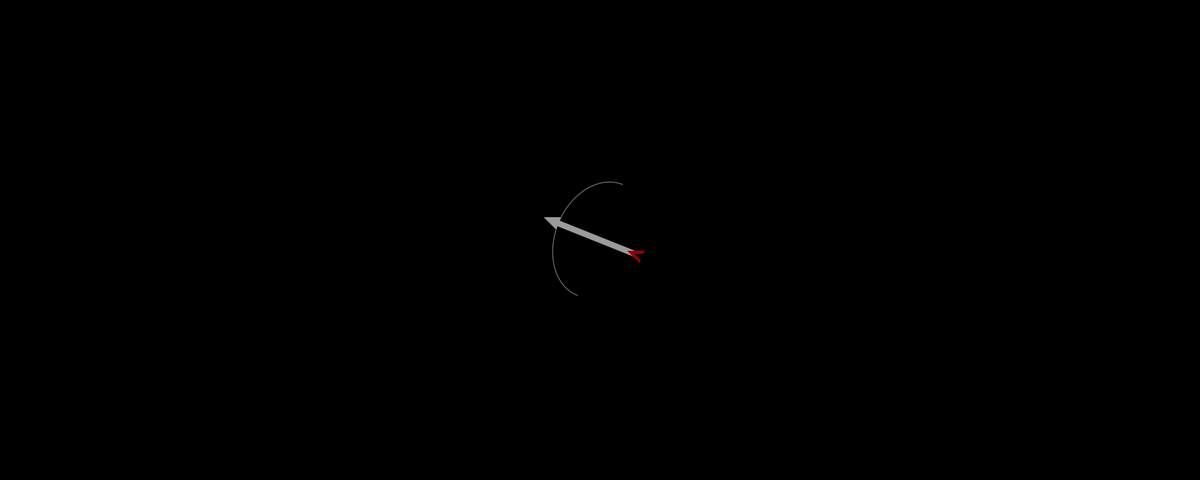
Frame 1 (no input)
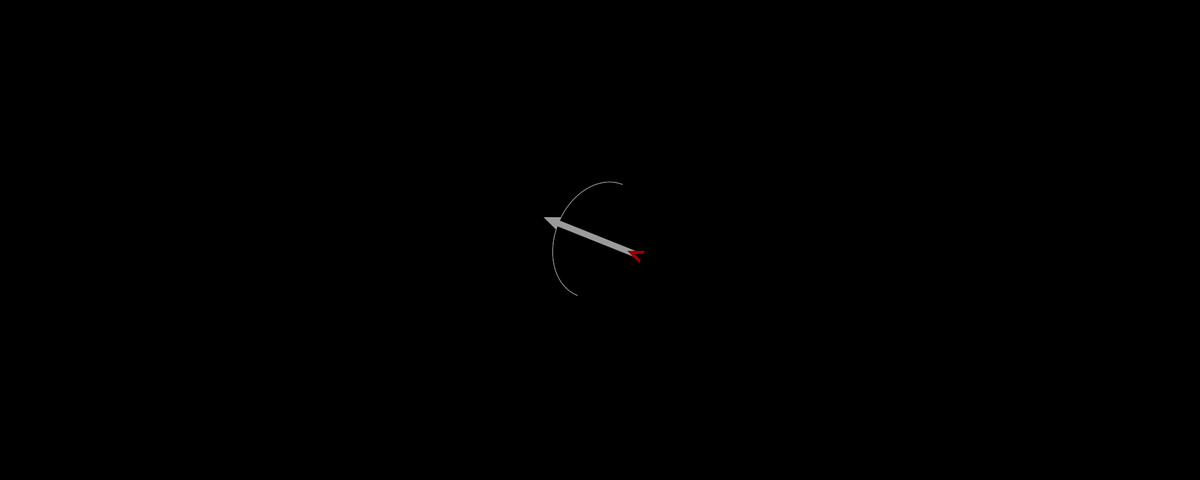
Frame 60 (the mouse pressed at the canvas centre just before this capture)
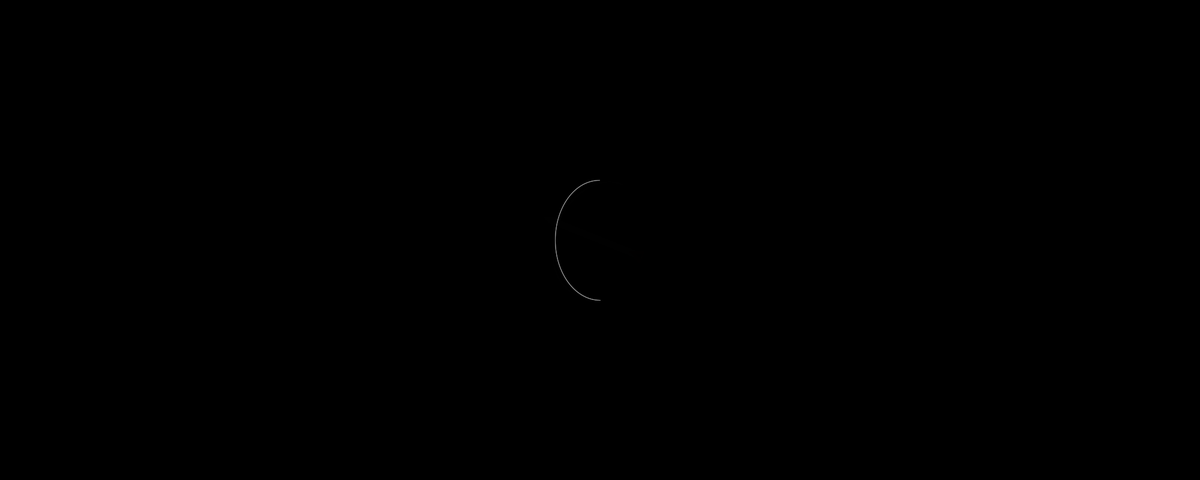
Frame 120 (the mouse held since frame 60 and released just before this capture)

The Processing sketch that drew these frames (run headless with seeded random() and noise(); from frame 60 on, the mouse is pressed at the canvas centre):

// Processing sketch: archerySim
// ── archerySim.pde
Arrow arrow;
Bow bow;

void setup() {
  background (0);
  size (2000, 800);
  arrow = new Arrow();
  bow = new Bow();
}

void draw() {
  bow.draw();
  arrow.draw();
  noStroke();
  fill(0, 0, 0, 100);
  rect(0, 0, width, height);
}

void mousePressed() {
  if (!arrow.isReleased) {
    arrow.shoot();
  } 
}


// ── ArrowClass.pde
class Arrow {
  float x = 0;
  float y = 0;
  float vx = 10;
  float vy = 0.1;
  boolean isReleased = false;
  float angle;
  float arrowSpeedMultiplier = 2.5 * 20;
  float gravityDelta = 1.5;

  void draw() {
    fill(255);
    noStroke();
    pushMatrix();
    translate(width/2+x, height/2-y);
    if (isReleased) {
      x = x+vx;
      y = y+vy;
      vy = vy-gravityDelta;
      if ((abs(x)>width*2)||(abs(y)>width*2)) {
        //arrow is off screen
        x=0;
        vx=0;
        y=0;
        vy=0;
        isReleased = false;
      }
    }
    rotate(PI/2+rotationAngle( ));


    //draw arrow shaft
    float shaftWidth = 10;
    float shaftHeight = 150;
    float xTipOfShaft = 0;
    float yTipOfShaft = -shaftHeight/2;
    rect(-shaftWidth/2, yTipOfShaft, shaftWidth, shaftHeight);

    //draw arrow head
    pushMatrix();
    fill(255);
    translate(xTipOfShaft, yTipOfShaft);
    stroke(255);
    triangle(-shaftWidth, 0, shaftWidth, 0, 0, -shaftWidth-15);
    popMatrix();

    //draw arrow tail
    fill(255, 0, 0);
    pushMatrix();
    translate(xTipOfShaft, yTipOfShaft+shaftHeight);
    stroke(255, 0, 0);
    triangle(-shaftWidth, 0, shaftWidth, 0, 0, -shaftWidth-15);
    popMatrix();
    fill(0);
    translate(xTipOfShaft, yTipOfShaft+shaftHeight);
    stroke(0);
    triangle(-shaftWidth/2, 0, shaftWidth/2, 0, 0, (-shaftWidth-15)/2);
    popMatrix();
  }


  float rotationAngle() {
    float pointToX, pointToY;
    if (isReleased) {
      pointToX = vx;
      pointToY = -vy;
    } 
    else {
      pointToX = mouseX-width/2;
      pointToY = mouseY-height/2;
    }
    if (pointToX == 0) {
      return ( pointToY < 0 )? PI: -PI;
    }
    float rotationAngleInRadians = atan( pointToY / pointToX  ) ;
    if (pointToX < 0)
      rotationAngleInRadians += PI;
    return rotationAngleInRadians;
  }
  void shoot() {
    angle = rotationAngle();
    arrow.isReleased = true;
    float pointToX = mouseX-width/2;
    float pointToY = mouseY-height/2;
    float distanceToMouse = dist(0, 0, pointToX, pointToY);
    vx =  (pointToX/distanceToMouse) * arrowSpeedMultiplier;
    vy =  (-pointToY/distanceToMouse) * arrowSpeedMultiplier;
  }
}


// ── BowClass.pde
class Bow {
  float x = 0;
  float y = 0;

  void draw() {
    //draw bow
    pushMatrix();
    translate(width/2, height/2);
    rotate(PI/-2+rotationAngle());
    noFill();
    stroke(255);
    arc(0, 0, 200, 150, 0, PI, OPEN);
    popMatrix();
  }
  
  float rotationAngle() {
    float pointToX = mouseX-width/2;
    float pointToY = mouseY-height/2;
    if (pointToX == 0) {
      return ( pointToY < 0 )? PI: -PI;
    }
    float rotationAngleInRadians = atan( pointToY / pointToX  ) ;
    if (pointToX < 0)
      rotationAngleInRadians += PI;
    return rotationAngleInRadians;
  }
}
